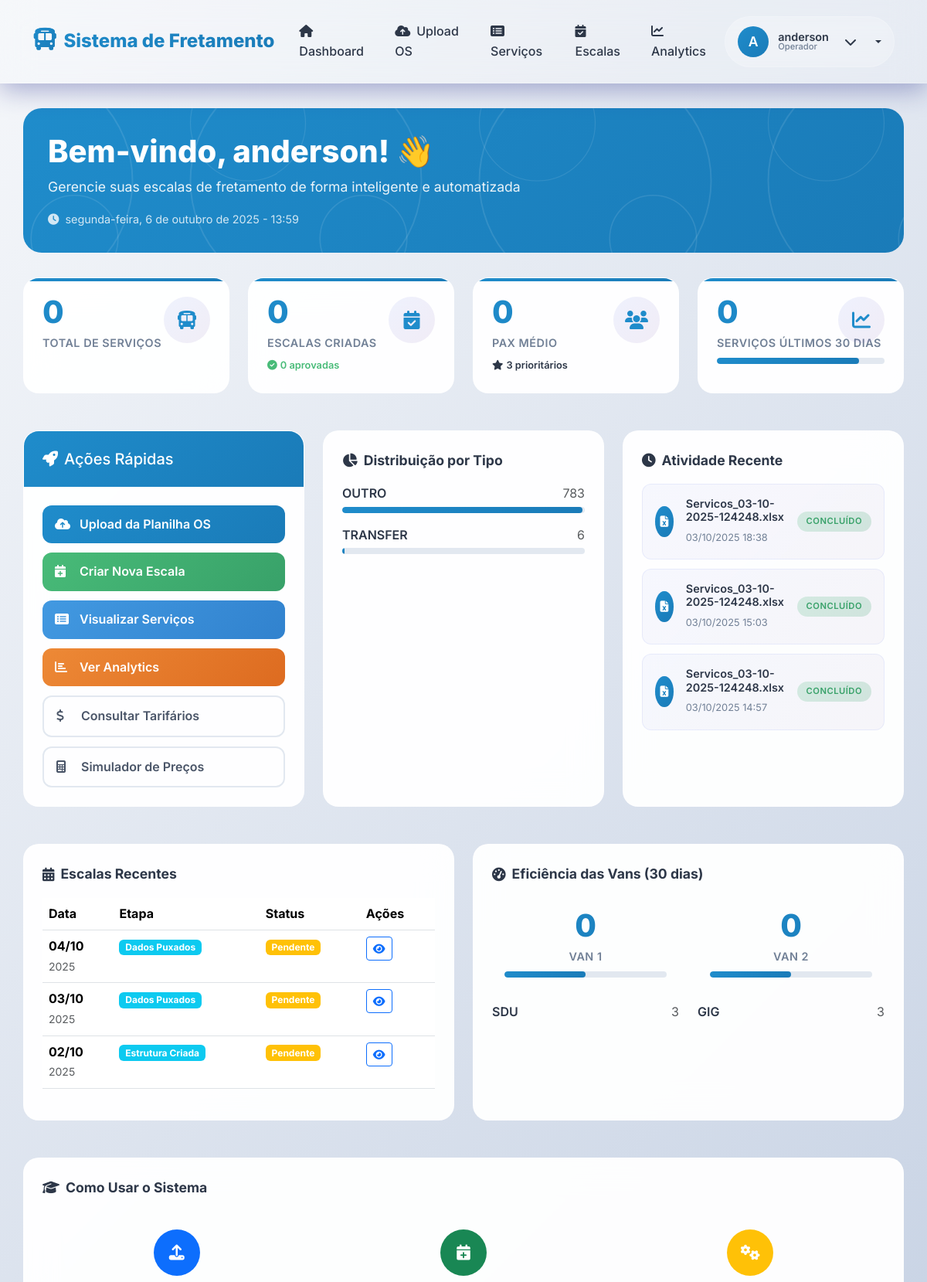
Before: /core/ (signed in, upper part) with the older database file.
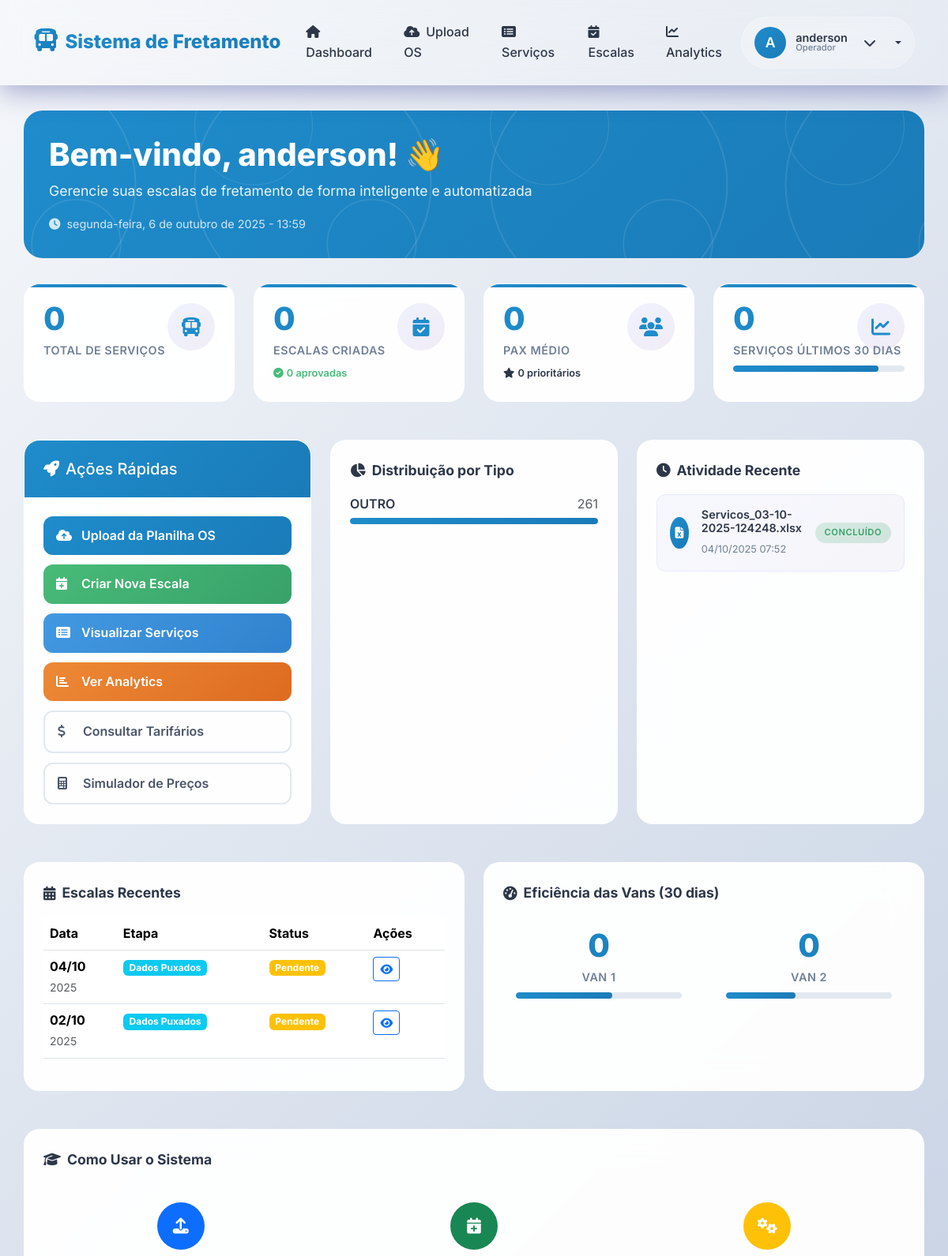
After: the same page with the newer database file.
### core/models.py (models this page shows, shortened)
class Servico(models.Model):
    TIPO_CHOICES = [
        ('TRANSFER', 'Transfer'),
        ('DISPOSICAO', 'Disposição'),
        ('TOUR', 'Tour'),
        ('OUTRO', 'Outro'),
    ]
    DIRECAO_CHOICES = [
        ('IN', 'IN'),
        ('OUT', 'OUT'),
        ('N/A', 'N/A'),
    ]
    AEROPORTO_CHOICES = [
        ('GIG', 'GIG'),
        ('SDU', 'SDU'),
        ('N/A', 'N/A'),
    ]
    REGIAO_CHOICES = [
        ('ZONA SUL', 'Zona Sul'),
        ('SANTOS DUMONT', 'Santos Dumont'),
        ('BARRA', 'Barra'),
        ('CENTRO', 'Centro'),
        ('BUZIOS', 'Búzios'),
        ('ANGRA', 'Angra'),
        ('PETROPOLIS', 'Petrópolis'),
        ('PARATY', 'Paraty'),
        ('MACAE', 'Macaé'),
        ('N/A', 'N/A'),
    ]
    numero_venda = models.CharField(max_length=100, blank=True)
    cliente = models.CharField(max_length=200)
    local_pickup = models.CharField(max_length=300, blank=True)
    pax = models.IntegerField(default=0, help_text="Número de passageiros")
    horario = models.TimeField(null=True, blank=True)
    data_do_servico = models.DateField()
    servico = models.TextField()
    tipo = models.CharField(max_length=20, choices=TIPO_CHOICES, default='OUTRO')
    direcao = models.CharField(max_length=10, choices=DIRECAO_CHOICES, default='N/A')
    aeroporto = models.CharField(max_length=10, choices=AEROPORTO_CHOICES, default='N/A')
    regiao = models.CharField(max_length=20, choices=REGIAO_CHOICES, default='N/A')
    eh_regular = models.BooleanField(default=False)
    eh_prioritario = models.BooleanField(default=False)
    linha_original = models.IntegerField(null=True, blank=True, help_text="Linha na planilha original")
    created_at = models.DateTimeField(auto_now_add=True)
    updated_at = models.DateTimeField(auto_now=True)
    class Meta:
        ordering = ['data_do_servico', 'horario']
        verbose_name = 'Serviço'
        verbose_name_plural = 'Serviços'

class ProcessamentoPlanilha(models.Model):
    STATUS_CHOICES = [
        ('PENDENTE', 'Pendente'),
        ('PROCESSANDO', 'Processando'),
        ('CONCLUIDO', 'Concluído'),
        ('ERRO', 'Erro'),
    ]
    arquivo = models.FileField(upload_to='planilhas/')
    nome_arquivo = models.CharField(max_length=255)
    status = models.CharField(max_length=20, choices=STATUS_CHOICES, default='PENDENTE')
    linhas_processadas = models.IntegerField(default=0)
    linhas_erro = models.IntegerField(default=0)
    log_processamento = models.TextField(blank=True)
    created_at = models.DateTimeField(auto_now_add=True)
    updated_at = models.DateTimeField(auto_now=True)
    class Meta:
        ordering = ['-created_at']
        verbose_name = 'Processamento de Planilha'
        verbose_name_plural = 'Processamentos de Planilhas'

### escalas/models.py (models this page shows, shortened)
class Escala(models.Model):
    ETAPA_CHOICES = [
        ('ESTRUTURA', 'Estrutura Criada'),
        ('DADOS_PUXADOS', 'Dados Puxados'),
        ('OTIMIZADA', 'Otimizada'),
    ]
    STATUS_CHOICES = [
        ('PENDENTE', 'Pendente'),
        ('APROVADA', 'Aprovada'),
        ('REJEITADA', 'Rejeitada'),
    ]
    data = models.DateField(unique=True)
    etapa = models.CharField(max_length=20, choices=ETAPA_CHOICES, default='ESTRUTURA')
    status = models.CharField(max_length=20, choices=STATUS_CHOICES, default='PENDENTE')
    data_origem = models.DateField(null=True, blank=True, help_text="Data de onde os dados foram puxados")
    aprovada_por = models.ForeignKey(User, on_delete=models.SET_NULL, null=True, blank=True, related_name='escalas_aprovadas')
    data_aprovacao = models.DateTimeField(null=True, blank=True)
    observacoes_aprovacao = models.TextField(blank=True, help_text="Observações sobre a aprovação/rejeição")
    created_at = models.DateTimeField(auto_now_add=True)
    updated_at = models.DateTimeField(auto_now=True)
    class Meta:
        ordering = ['data']
        verbose_name = 'Escala'
        verbose_name_plural = 'Escalas'

### core/views.py (the view)
# urls.py: path('', views.HomeView.as_view(), name='home'),
class HomeView(View):
    def get(self, request):
        cache_key = f"dashboard_stats_{request.user.id}"
        cached_data = cache.get(cache_key)
        if cached_data:
            logger.info("Dashboard carregado do cache")
            return render(request, 'core/home.html', cached_data)
        logger.info("Gerando dashboard com consultas otimizadas")
        stats_basicas = self._get_stats_basicas()
        stats_30_dias = self._get_stats_30_dias()
        stats_detalhadas = self._get_stats_detalhadas()
        dados_recentes = self._get_dados_recentes()
        user_info = {
            'nome': request.user.get_full_name() or request.user.username,
            'username': request.user.username,
            'ultimo_login': request.user.last_login,
            'permissoes_especiais': request.user.username in ['cristiane.aguiar', 'lucy.leite']
        }
        context = {
            **stats_basicas,
            **stats_30_dias,
            **stats_detalhadas,
            **dados_recentes,
            'user_info': user_info,
            'data_atual': timezone.now(),
        }
        cache.set(cache_key, context, 300)
        return render(request, 'core/home.html', context)
    def _get_stats_basicas(self):
        servicos_stats = Servico.objects.aggregate(
            total_servicos=Count('id'),
            pax_medio=Avg('pax'),
            servicos_prioritarios=Count('id', filter=Q(eh_prioritario=True))
        )
        escalas_stats = Escala.objects.aggregate(
            escalas_criadas=Count('id'),
            escalas_aprovadas=Count('id', filter=Q(status='APROVADA')),
            escalas_pendentes=Count('id', filter=Q(status='PENDENTE'))
        )
        return {
            'total_servicos': servicos_stats['total_servicos'] or 0,
            'pax_medio': round(servicos_stats['pax_medio'] or 0, 1),
            'servicos_prioritarios': servicos_stats['servicos_prioritarios'] or 0,
            'escalas_criadas': escalas_stats['escalas_criadas'] or 0,
            'escalas_aprovadas': escalas_stats['escalas_aprovadas'] or 0,
            'escalas_pendentes': escalas_stats['escalas_pendentes'] or 0,
        }
    def _get_stats_30_dias(self):
        data_30_dias = timezone.now().date() - timedelta(days=30)
        data_60_dias = timezone.now().date() - timedelta(days=60)
        servicos_30_dias = Servico.objects.filter(
            data_do_servico__gte=data_30_dias
        ).count()
        servicos_60_dias = Servico.objects.filter(
            data_do_servico__gte=data_60_dias,
            data_do_servico__lt=data_30_dias
        ).count()
        escalas_30_dias = Escala.objects.filter(
            data__gte=data_30_dias
        ).count()
        crescimento_servicos = 0
        if servicos_60_dias > 0:
            crescimento_servicos = ((servicos_30_dias - servicos_60_dias) / servicos_60_dias) * 100
        van_stats = AlocacaoVan.objects.filter(
            escala__data__gte=data_30_dias
        ).aggregate(
            van1_servicos=Count('id', filter=Q(van='VAN1')),
            van2_servicos=Count('id', filter=Q(van='VAN2'))
        )
        return {
            'servicos_30_dias': servicos_30_dias,
            'escalas_30_dias': escalas_30_dias,
            'crescimento_servicos': round(crescimento_servicos, 1),
            'van1_servicos': van_stats['van1_servicos'] or 0,
            'van2_servicos': van_stats['van2_servicos'] or 0,
            'total_van_servicos': (van_stats['van1_servicos'] or 0) + (van_stats['van2_servicos'] or 0),
        }
    def _get_stats_detalhadas(self):
        stats_tipo = list(Servico.objects.values('tipo').annotate(
            total=Count('id'),
            pax_total=Sum('pax')
        ).order_by('-total')[:5])  # Top 5 apenas
        stats_aeroporto = list(Servico.objects.exclude(
            aeroporto='N/A'
        ).values('aeroporto').annotate(
            total=Count('id')
        ).order_by('-total')[:5])  # Top 5 apenas
        stats_direcao = list(Servico.objects.exclude(
            direcao='N/A'
        ).values('direcao').annotate(
            total=Count('id')
        ).order_by('-total'))
        return {
            'stats_tipo': stats_tipo,
            'stats_aeroporto': stats_aeroporto,
            'stats_direcao': stats_direcao,
        }
    def _get_dados_recentes(self):
        processamentos_recentes = ProcessamentoPlanilha.objects.select_related().order_by('-created_at')[:5]
        escalas_recentes = Escala.objects.select_related('aprovada_por').order_by('-data')[:5]
        return {
            'processamentos_recentes': processamentos_recentes,
            'escalas_recentes': escalas_recentes,
        }

### core/templatetags/custom_filters.py (called while the page is built)
@register.filter
def date_br(value):
    if value:
        try:
            if hasattr(value, 'strftime'):
                return value.strftime('%d-%m-%Y')
            else:
                from datetime import datetime
                date_obj = datetime.strptime(str(value), '%Y-%m-%d')
                return date_obj.strftime('%d-%m-%Y')
        except (ValueError, TypeError, AttributeError):
            pass
    return str(value) if value else ""

### templates/core/home.html (shortened to what the changed rows need)
{% extends 'base.html' %}
{% load custom_filters %}
{% block content %}
<div class="dashboard-header animate__animated animate__fadeInDown">
    <div class="row align-items-center">
        <div class="col-md-8">
            <h1 class="dashboard-title">
                Bem-vindo, {{ user_info.nome }}! 👋
            </h1>
        </div>
    </div>
</div>
<div class="row mb-4">
    <div class="col-lg-3 col-md-6 mb-4">
        <div class="stat-card animate__animated animate__fadeInUp" style="animation-delay: 0.3s;">
            <div class="stat-icon">
                <i class="fas fa-users"></i>
            </div>
            <div class="stat-number" id="pax-medio">{{ pax_medio }}</div>
            <div class="stat-label">PAX Médio</div>
            <div class="stat-change">
                <i class="fas fa-star me-1"></i>{{ servicos_prioritarios }} prioritários
            </div>
        </div>
    </div>
</div>
<div class="row mb-4">
    <div class="col-lg-4 mb-4">
        <div class="chart-container animate__animated animate__fadeInUp">
            <div class="row">
                {% for stat in stats_tipo %}
                <div class="col-12 mb-3">
                    <div class="d-flex justify-content-between align-items-center mb-1">
                        <span class="fw-semibold">{{ stat.tipo|default:"Não informado" }}</span>
                        <span class="text-muted">{{ stat.total }}</span>
                    </div>
                    <div class="progress-modern">
                        <div class="progress-bar-modern" style="width: {% widthratio stat.total total_servicos 100 %}%;"></div>
                    </div>
                </div>
                {% empty %}
                <div class="text-center text-muted py-3">
                    <i class="fas fa-chart-pie fa-2x mb-2"></i>
                    <p>Nenhum dado disponível</p>
                </div>
                {% endfor %}
            </div>
        </div>
    </div>
    <div class="col-lg-4 mb-4">
        <div class="chart-container animate__animated animate__fadeInRight">
            <div class="activity-list">
                {% for proc in processamentos_recentes %}
                <div class="activity-item">
                    <div class="d-flex align-items-center">
                        <div class="activity-icon me-3">
                            <i class="fas fa-file-excel"></i>
                        </div>
                        <div class="activity-content flex-grow-1">
                            <h6>{{ proc.nome_arquivo }}</h6>
                            <small>{{ proc.created_at|date:"d/m/Y H:i" }}</small>
                        </div>
                        <div class="activity-status status-{% if proc.status == 'CONCLUIDO' %}success{% elif proc.status == 'ERRO' %}danger{% else %}warning{% endif %}">
                            {{ proc.get_status_display }}
                        </div>
                    </div>
                </div>
                {% empty %}
                <div class="text-center text-muted py-3">
                    <i class="fas fa-history fa-2x mb-2"></i>
                    <p>Nenhuma atividade recente</p>
                </div>
                {% endfor %}
            </div>
        </div>
    </div>
</div>
<div class="row mb-4">
    <div class="col-lg-6 mb-4">
        <div class="chart-container animate__animated animate__fadeInLeft">
            <div class="table-responsive">
                <table class="table table-hover">
                    <thead>
                        <tr>
                            <th>Data</th>
                            <th>Etapa</th>
                            <th>Status</th>
                            <th>Ações</th>
                        </tr>
                    </thead>
                    <tbody>
                        {% for escala in escalas_recentes %}
                        <tr>
                            <td>
                                <strong>{{ escala.data|date:"d/m" }}</strong><br>
                                <small class="text-muted">{{ escala.data|date:"Y" }}</small>
                            </td>
                            <td>
                                <span class="badge bg-info">{{ escala.get_etapa_display }}</span>
                            </td>
                            <td>
                                <span class="badge bg-{% if escala.status == 'APROVADA' %}success{% elif escala.status == 'REJEITADA' %}danger{% else %}warning{% endif %}">
                                    {{ escala.get_status_display|default:"Pendente" }}
                                </span>
                            </td>
                            <td>
                                <a href="{% url 'escalas:visualizar_escala' data=escala.data|date_br %}" class="btn btn-sm btn-outline-primary">
                                    <i class="fas fa-eye"></i>
                                </a>
                            </td>
                        </tr>
                        {% empty %}
                        <tr>
                            <td colspan="4" class="text-center text-muted py-3">
                                Nenhuma escala criada ainda
                            </td>
                        </tr>
                        {% endfor %}
                    </tbody>
                </table>
            </div>
        </div>
    </div>
    <div class="col-lg-6 mb-4">
        <div class="chart-container animate__animated animate__fadeInRight">
            <div class="row mt-3">
                {% for stat in stats_aeroporto %}
                <div class="col-6 mb-2">
                    <div class="d-flex justify-content-between">
                        <span class="fw-semibold">{{ stat.aeroporto }}</span>
                        <span class="text-muted">{{ stat.total }}</span>
                    </div>
                </div>
                {% endfor %}
            </div>
        </div>
    </div>
</div>
{% endblock %}

Changed rows visible on the page:
removed Servico: tipo "OUTRO", total "783"
removed Servico: tipo "TRANSFER", total "6"
removed ProcessamentoPlanilha: nome_arquivo "Servicos_03-10-2025-124248.xlsx", created_at "03/10/2025 18:38", status "CONCLUÍDO"
removed ProcessamentoPlanilha: nome_arquivo "Servicos_03-10-2025-124248.xlsx", created_at "03/10/2025 15:03", status "CONCLUÍDO"
removed ProcessamentoPlanilha: nome_arquivo "Servicos_03-10-2025-124248.xlsx", created_at "03/10/2025 14:57", status "CONCLUÍDO"
removed Escala: data "03/10", data "2025", etapa "Dados Puxados", status "Pendente"
removed Escala: data "02/10", data "2025", etapa "Estrutura Criada", status "Pendente"
added Servico: tipo "OUTRO", total "261"
added ProcessamentoPlanilha: nome_arquivo "Servicos_03-10-2025-124248.xlsx", created_at "04/10/2025 07:52", status "CONCLUÍDO"
added Escala: data "02/10", data "2025", etapa "Dados Puxados", status "Pendente"
Other visible differences:
{{ servicos_prioritarios }}: "3" → "0"
list line gone: "SDU 3"
list line gone: "GIG 3"
